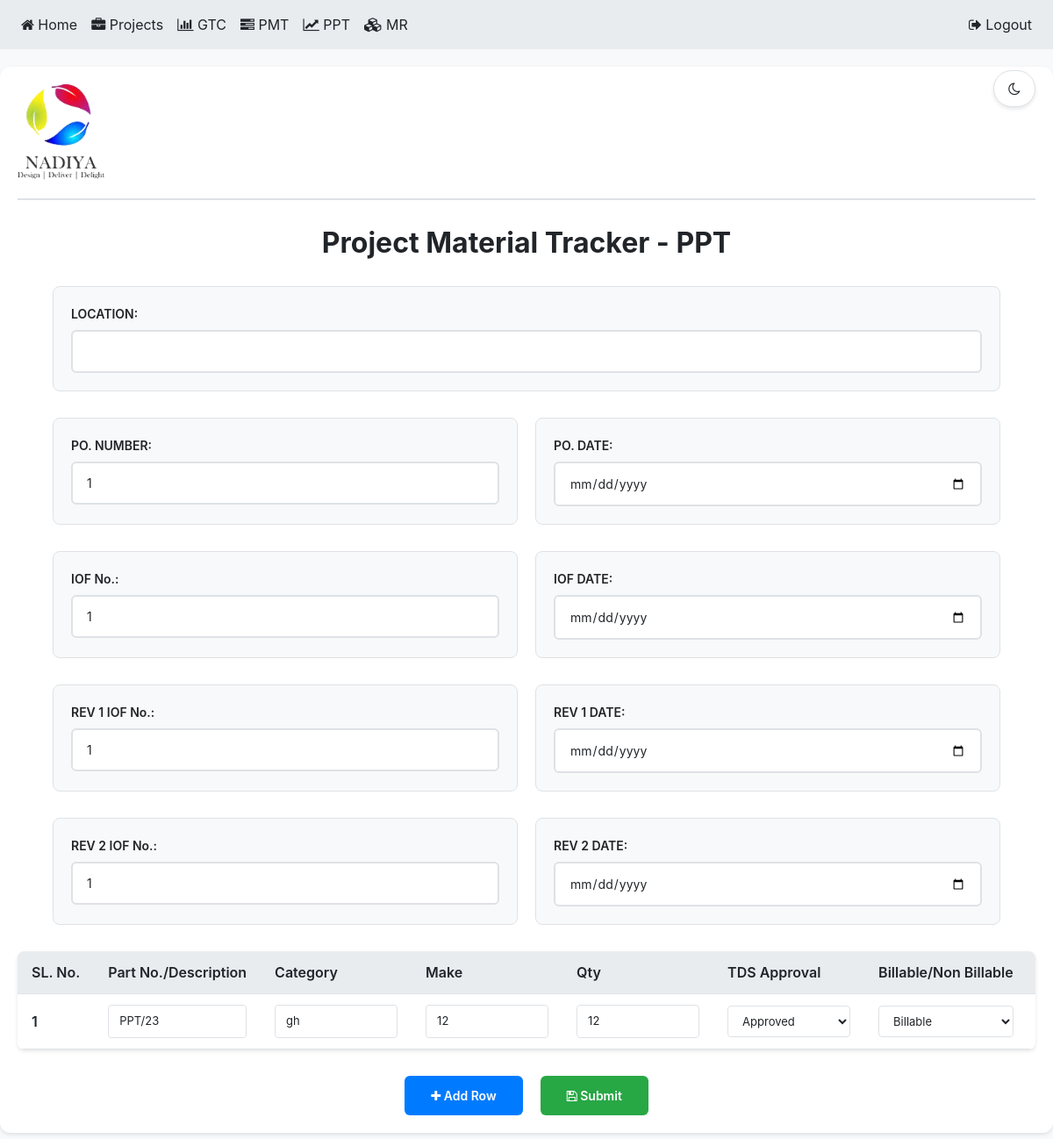
The app's page /pmt (signed in) with its own data.
### website/models.py (models this page shows)
class User(db.Model, UserMixin):
    id = db.Column(db.Integer, primary_key=True)
    email = db.Column(db.String(150), unique=True)
    password = db.Column(db.String(150))
    first_name = db.Column(db.String(150))
    rid = db.Column(db.String(150))
    p_type = db.Column(db.String(50))

class Info(db.Model):
    id = db.Column(db.Integer, primary_key=True)
    loc = db.Column(db.String(100), nullable=False)
    po = db.Column(db.Integer, nullable=False)
    pon = db.Column(db.String(100), nullable=False)
    rev = db.Column(db.Integer, nullable=False)
    iof = db.Column(db.Integer, nullable=False)
    iofdate = db.Column(db.String(100), nullable=False)
    revdate = db.Column(db.String(100), nullable=False)
    iof1 = db.Column(db.Integer, nullable=False)
    iof2 = db.Column(db.String(100), nullable=False)
    user_id = db.Column(db.Integer, db.ForeignKey('user.id'), nullable=False)
    user = db.relationship('User', backref=db.backref('infos', lazy=True))

class Product(db.Model):
    id = db.Column(db.Integer, primary_key=True)
    part_no = db.Column(db.String(100), nullable=False)
    category = db.Column(db.String(100), nullable=False)
    make = db.Column(db.String(100), nullable=False)
    qty = db.Column(db.Integer, nullable=False)
    approved_not_approved = db.Column(db.String(100), nullable=False)
    billable_non_billable = db.Column(db.String(100), nullable=False)
    ordered_qty = db.Column(db.Integer, nullable=False)
    order_status = db.Column(db.String(100), nullable=False)
    podate = db.Column(db.String(100), nullable=False)
    delivery_period = db.Column(db.String(100), nullable=False)
    delivery_at = db.Column(db.String(100), nullable=False)
    supplied_qty = db.Column(db.Integer, nullable=False)
    delivery_status = db.Column(db.String(100), nullable=False)
    backlog_qty = db.Column(db.Integer, nullable=False)
    remarks = db.Column(db.String(100), nullable=False)
    user_id = db.Column(db.Integer, db.ForeignKey('user.id'), nullable=False)
    user = db.relationship('User', backref=db.backref('products', lazy=True))

### website/views.py (the view, shortened to what this page needs)
@views.route('/pmt')
@login_required
def index():
    existing_info = Info.query.filter_by(user_id=current_user.id).first()
    user = current_user
    products = Product.query.filter_by(user_id=current_user.id).all()
    infos = Info.query.filter_by(user_id=current_user.id).all()
    email = current_user.email
    return render_template('index.html', products=products,email = email, infos = infos, user=user)

### website/__init__.py (called while the page is built)
def create_app():
    app = Flask(__name__)
    app.config['SECRET_KEY'] = '123!@#$%^&*'
    app.config['SQLALCHEMY_DATABASE_URI'] = f'sqlite:///{DB_NAME}'
    db.init_app(app)
    from .views import views
    from .auth import auth
    app.register_blueprint(views, url_prefix='/')
    app.register_blueprint(auth, url_prefix='/')
    from .models import User
    with app.app_context():
        db.create_all()
    app.jinja_env.globals.update(enumerate=enumerate)
    app.jinja_env.globals.update(str=str)
    app.jinja_env.globals.update(int=int)
    login_manager = LoginManager()
    login_manager.login_view = 'auth.login'
    login_manager.init_app(app)
    @login_manager.user_loader
    def load_user(id):
        return User.query.get(int(id))
    return app

### website/templates/index.html (shortened to what this page needs)
<!DOCTYPE html>
<html lang="en">
<head>
    <link rel="stylesheet" href="https://stackpath.bootstrapcdn.com/bootstrap/4.4.1/css/bootstrap.min.css"
/>
    <link rel="stylesheet" href="https://stackpath.bootstrapcdn.com/font-awesome/4.7.0/css/font-awesome.min.css"
/>
</head>
<body>
    <div class="theme-toggle" onclick="toggleTheme()">
        <i class="fa fa-moon-o" id="theme-icon"></i>
    </div>
    <nav class="navbar navbar-expand-lg navbar-dark bg-dark">
        <div class="collapse navbar-collapse" id="navbar">
            <div class="navbar-nav">
                <a class="nav-item nav-link" href="/"><i class="fa fa-home"></i> Home</a>
                <a class="nav-item nav-link" href="/all"><i class="fa fa-briefcase"></i> Projects</a>
                <a class="nav-item nav-link" href="/gantt"><i class="fa fa-bar-chart"></i> GTC</a>
                <a class="nav-item nav-link" href="/pmt"><i class="fa fa-tasks"></i> PMT</a>
                <a class="nav-item nav-link" href="/ppt"><i class="fa fa-line-chart"></i> PPT</a>
                <a class="nav-item nav-link" href="/stock"><i class="fa fa-cubes"></i> MR</a>
            </div>
            <div class="navbar-nav ml-auto">
                <a class="nav-item nav-link" href="/logout"><i class="fa fa-sign-out"></i> Logout</a>
            </div>
        </div>
    </nav>
    <div class="container">
        <form action="/add_product" method="POST">
            <div class="header">
                <img src="{{ url_for('static', filename='logo.png') }}" alt="Logo" width="100">
            </div>
            <div class="pname">
                <h2><strong>Project Material Tracker - {{ email }}</strong></h2>
            </div>
            <div class="info">
                {% if infos %}
                <div class="info-line">
                    <label for="loc">LOCATION:</label>
                    <input type="text" id="loc" name="loc" value="{{ infos[-1].loc }}">
                </div></div>   <div class="info">
                <div class="info-line">
                    <label for="po">PO. NUMBER:</label>
                    <input type="text" id="po" name="po" value="{{ infos[-1].po}}">
                </div>
                <div class="info-line">
                    <label for="pon">PO. DATE:</label>
                    <input type="date" id="pon" name="pon" value="{{ infos[-1].pon}}">
                </div></div>   <div class="info">
                <div class="info-line">
                    <label for="iof">IOF No.:</label>
                    <input type="text" id="iof" name="iof" value="{{ infos[-1].iof}}">
                </div>
                <div class="info-line">
                    <label for="iofdate">IOF DATE:</label>
                    <input type="date" id="iofdate" name="iofdate" value="{{ infos[-1].iofdate }}">
                </div></div>   <div class="info">
                <div class="info-line">
                    <label for="rev">REV 1 IOF No.:</label>
                    <input type="text" id="rev" name="rev" value="{{ infos[-1].rev }}">
                </div>
                <div class="info-line">
                    <label for="revdate">REV 1 DATE:</label>
                    <input type="date" id="revdate" name="revdate" value="{{ infos[-1].revdate }}">
                </div></div>   <div class="info">
                <div class="info-line">
                    <label for="iof1">REV 2 IOF No.:</label>
                    <input type="text" id="iof1" name="iof1" value="{{ infos[-1].iof1 }}">
                </div>
                <div class="info-line">
                    <label for="iof2">REV 2 DATE:</label>
                    <input type="date" id="iof2" name="iof2" value="{{ infos[-1].iof2 }}">
                </div>
                {% endif %}
            </div>
            <div class="table-container">
                <div class="table-wrapper">
                    <table>
                        <thead>
                            <tr>
                                <th>SL. No.</th>
                                <th>Part No./Description</th>
                                <th>Category</th>
                                <th>Make</th>
                                <th>Qty</th>
                                <th>TDS Approval</th>
                                <th>Billable/Non Billable</th>
                                <th>Ordered Qty</th>
                            </tr>
                        </thead>
                        <tbody id="productTableBody">
                            {% for product in products %}
                            {% if product.part_no %}
                            <tr data-product-id="{{ product.id }}">
                                <td>{{ loop.index }}</td>
                                <td><input type="text" name="partNo[]" value="{{ product.part_no }}"></td>
                                <td><input type="text" name="category[]" value="{{ product.category }}"></td>
                                <td><input type="text" name="make[]" value="{{ product.make }}"></td>
                                <td><input type="number" name="qty[]" value="{{ product.qty }}"></td>
                                <td>
                                    <select name="approvedNotapproved[]">
                                        <option value="approved" {% if product.approved_not_approved == 'approved' %}selected{% endif %}>Approved</option>
                                    </select>
                                </td>
                                <td>
                                    <select name="billableNonBillable[]">
                                        <option value="billable" {% if product.billable_non_billable == 'billable' %}selected{% endif %}>Billable</option>
                                    </select>
                                </td>
                                <td><input type="number" name="orderedqty[]" value="{{ product.ordered_qty }}"></td>
                            </tr>
                            {% endif %}
                            {% endfor %}
                        </tbody>
                    </table>
                </div>
            </div>
            <div class="button-container">
                <button type="button" class="btn-custom btn-primary-custom" onclick="addRow()">
                    <i class="fa fa-plus"></i> Add Row
                </button>
                <button type="submit" class="btn-custom btn-success-custom">
                    <i class="fa fa-save"></i> Submit
                </button>
            </div>
        </form>
    </div>
</body>
</html>

### website/templates/index.html (style rules this page uses)
:root { --bg-primary: #ffffff; --bg-secondary: #f8f9fa; --bg-tertiary: #e9ecef; --text-primary: #212529; --text-secondary: #6c757d; --border-color: #dee2e6; --accent-color: #007bff; --success-color: #28a745; --danger-color: #dc3545; --shadow: 0 2px 4px rgba(0,0,0,0.1); }
* { transition: background-color 0.3s ease, color 0.3s ease, border-color 0.3s ease; }
body { font-family: -apple-system, BlinkMacSystemFont, 'Segoe UI', Roboto, sans-serif; background-color: var(--bg-secondary); color: var(--text-primary); margin: 0; padding: 0; }
.theme-toggle { position: fixed; top: 80px; right: 20px; z-index: 1000; background: var(--bg-primary); border: 1px solid var(--border-color); border-radius: 50px; padding: 8px 16px; cursor: pointer; box-shadow: var(--shadow); }
.container { max-width: 1400px; margin: auto; padding: 20px; background: var(--bg-primary); border-radius: 12px; box-shadow: var(--shadow); margin-top: 20px; margin-bottom: 20px; }
.navbar { background-color: var(--bg-tertiary) !important; }
.navbar-dark .navbar-nav .nav-link { color: var(--text-primary) !important; }
.header { display: flex; justify-content: space-between; align-items: center; margin-bottom: 30px; padding-bottom: 20px; border-bottom: 2px solid var(--border-color); }
.pname { text-align: center; font-size: 28px; font-weight: 600; margin-bottom: 30px; color: var(--text-primary); }
.info { display: grid; grid-template-columns: repeat(auto-fit, minmax(300px, 1fr)); gap: 20px; margin-bottom: 30px; margin-left: 40px; margin-right: 40px; }
.info-line { background: var(--bg-secondary); padding: 20px; border-radius: 8px; border: 1px solid var(--border-color); }
.info-line label { font-size: 14px; font-weight: 600; margin-bottom: 8px; color: var(--text-primary); display: block; }
.info-line input, .info-line select { width: 100%; padding: 12px 16px; font-size: 14px; border: 2px solid var(--border-color); border-radius: 6px; background: var(--bg-primary); color: var(--text-primary); box-sizing: border-box; }
.table-container { background: var(--bg-primary); border-radius: 8px; overflow: hidden; box-shadow: var(--shadow); margin-bottom: 30px; }
.table-wrapper { max-height: 500px; overflow-y: auto; overflow-x: auto; }
table { width: 100%; border-collapse: collapse; min-width: 1400px; }
th, td { padding: 12px 16px; text-align: left; border-bottom: 1px solid var(--border-color); white-space: nowrap; }
th { background: var(--bg-tertiary); color: var(--text-primary); font-weight: 600; position: sticky; top: 0; z-index: 10; }
th:first-child, td:first-child { position: sticky; left: 0; background: var(--bg-tertiary); z-index: 5; }
td:first-child { background: var(--bg-primary); font-weight: 600; }
td input, td select { width: 100%; min-width: 140px; padding: 8px 12px; border: 1px solid var(--border-color); border-radius: 4px; background: var(--bg-primary); color: var(--text-primary); font-size: 13px; }
td select option { background: var(--bg-primary); color: var(--text-primary); }
.button-container { display: flex; justify-content: center; gap: 20px; margin-top: 30px; }
.btn-custom { padding: 12px 30px; border: none; border-radius: 6px; font-weight: 600; cursor: pointer; transition: all 0.3s ease; font-size: 14px; }
.btn-primary-custom { background: var(--accent-color); color: white; }
.btn-success-custom { background: var(--success-color); color: white; }

### records on screen
User: email "PPT"
Info: po "1", iof "1", rev "1", iof1 "1"
Product: part_no "PPT/23", category "gh", make "12", qty "12", approved_not_approved "Approved", billable_non_billable "Billable"
